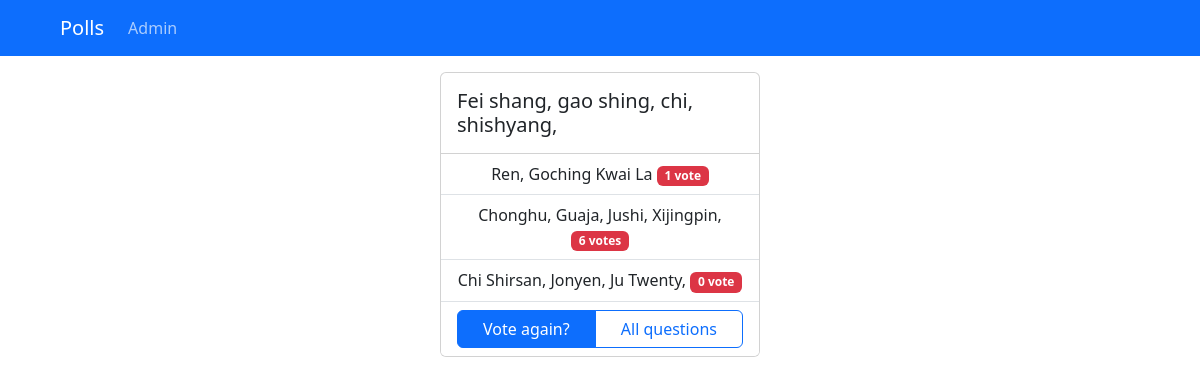
/polls/11/results/, run on the app's committed database.
### polls/models.py (models this page shows, shortened)
class Question(models.Model):
    set = models.ForeignKey(Set, on_delete=models.CASCADE)
    question_text = models.CharField(max_length=200)
    pub_date = models.DateTimeField("date published")
    votes_num = models.IntegerField(default=0)

class Choice(models.Model):
    question = models.ForeignKey(Question, on_delete=models.CASCADE)
    choice_text = models.CharField(max_length=200)
    votes = models.IntegerField(default=0)

### polls/views.py (the view)
# urls.py: path("<int:pk>/results/", views.ResultsView.as_view(), name="results"),
class ResultsView(generic.DetailView):
    model = Question
    template_name = "polls/results.html"

### polls/templates/polls/results.html (shortened to what this page needs)
{% include "./partials/head.html" %}
  <body>
    {% include "./partials/navbar.html" %}
    <main class="container">
      <div class="d-flex justify-content-center align-items-start" style="height: 80vh;">
        <div>
          <div class="card" style="width: 20rem;">
          <h5 class="m-3">{{question.question_text}}</h5>
          <ul class="list-group list-group-flush">
            {% for choice in question.choice_set.all%}
            <li class="list-group-item text-center">
              {{ choice.choice_text }} <span class="badge text-bg-danger">{{ choice.votes }} vote{%if choice.votes > 1%}s{%endif%}</span>
            </li>
            {%endfor%}
            <li class="list-group-item d-flex justify-content-center">
              <div class="btn-group" style="width: 20rem;">
                <a class="btn btn-primary" href="{% url 'polls:detail' question.id %}">Vote again?</a>
              <a class="btn btn-outline-primary" href="{% url 'polls:index' %}">All questions</a>
              </div>
            </li>
          </ul>
          </div>
        </div>
      </div>
    </main>
  </body>
</html>

### polls/static/polls/style.css (style rules this page uses)
li a { color: black; }

### data on the page
Question: question_text "Fei shang, gao shing, chi, shishyang,"
Choice: choice_text "Ren, Goching Kwai La", votes "1"
Choice: choice_text "Chonghu, Guaja, Jushi, Xijingpin,", votes "6"
Choice: choice_text "Chi Shirsan, Jonyen, Ju Twenty,", votes "0"
